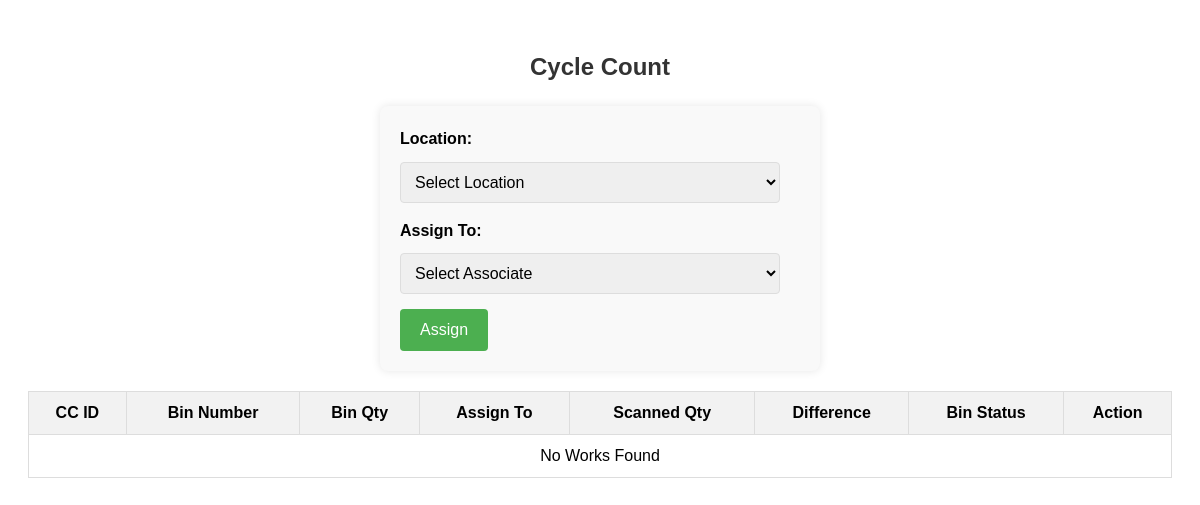
/inventory/cycle_count.php, run on an earlier commit of the app's database.
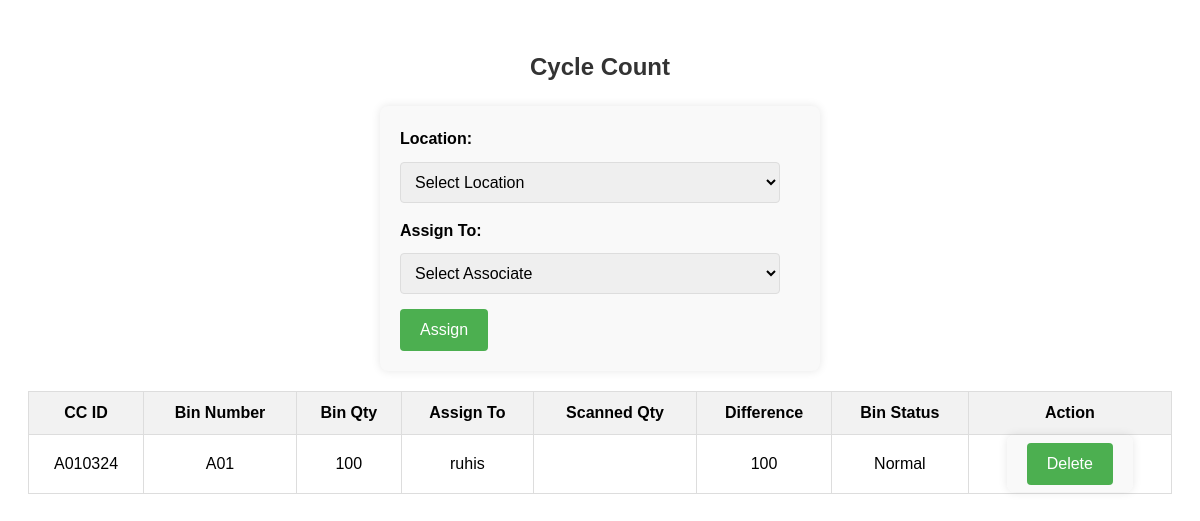
And on a later commit of the database.
### tables this page shows
CREATE TABLE `cc_data` (
  `count` int(11) NOT NULL,
  `cc_id` varchar(50) NOT NULL,
  `associate_name` varchar(50) DEFAULT NULL,
  `location` varchar(50) DEFAULT NULL,
  `available_qty` varchar(50) DEFAULT NULL,
  `scanned_qty` varchar(50) DEFAULT NULL,
  `assigned_on` timestamp NOT NULL DEFAULT current_timestamp() ON UPDATE current_timestamp()
);

### inventory/cycle_count.php (the view, shortened to what this page needs)
<?php
include('../includes/connection.php');
?>
<!DOCTYPE html>
<html lang="en">
<head>
</head>
<body>
  <h2>Cycle Count</h2>
  <form action="#" method="post">
    <label for="bin">Location:</label>
    <select id="bin" name="bin">
      <option value="">Select Location</option>
    </select>
    <label for="associate">Assign To:</label>
    <select id="associate" name="associate">
      <option value="">Select Associate</option>
    </select>
    <input type="submit" name="assign" value="Assign">
  </form>
  <table>
    <thead>
      <tr>
        <th>CC ID</th>
        <th>Bin Number</th>
        <th>Bin Qty</th>
        <th>Assign To</th>
        <th>Scanned Qty</th>
        <th>Difference</th>
        <th>Bin Status</th>
        <th>Action</th>
      </tr>
    </thead>
    <tbody>
      <?php
      $sql = "SELECT cc_id, location, available_qty, associate_name, scanned_qty FROM cc_data";
      $result = $conn->query($sql);
      if ($result->num_rows > 0) {
        while ($row = $result->fetch_assoc()) {
          echo "<tr>";
          echo "<td>" . htmlspecialchars($row['cc_id']) . "</td>";
          echo "<td>" . htmlspecialchars($row['location']) . "</td>";
          echo "<td>" . htmlspecialchars($row['available_qty']) . "</td>";
          echo "<td>" . htmlspecialchars($row['associate_name']) . "</td>";
          echo "<td>" . htmlspecialchars($row['scanned_qty']) . "</td>";
          $available_qty = intval($row['available_qty']);
          $scanned_qty = intval($row['scanned_qty']);
          $remaining_qty = $available_qty - $scanned_qty;
          echo "<td>" . $remaining_qty . "</td>";
          echo "<td>Normal</td>";
          echo "<td>
                  <form action='#' method='post' style='display:inline;'>
                      <input type='hidden' name='cc_id' value='" . htmlspecialchars($row['cc_id']) . "'>
                      <input type='submit' name='delete' value='Delete'>
                  </form>
                </td>";
          echo "</tr>";
        }
      } else {
        echo "<tr><td colspan='8'>No Works Found</td></tr>";
      }
      ?>
    </tbody>
  </table>
</body>
</html>

What changed in the data, as far as the page shows it:
added cc_data: cc "A010324", location "A01", available_qty "100", associate_name "ruhis"
Also different on the page:
text no longer shown: "No Works Found"
